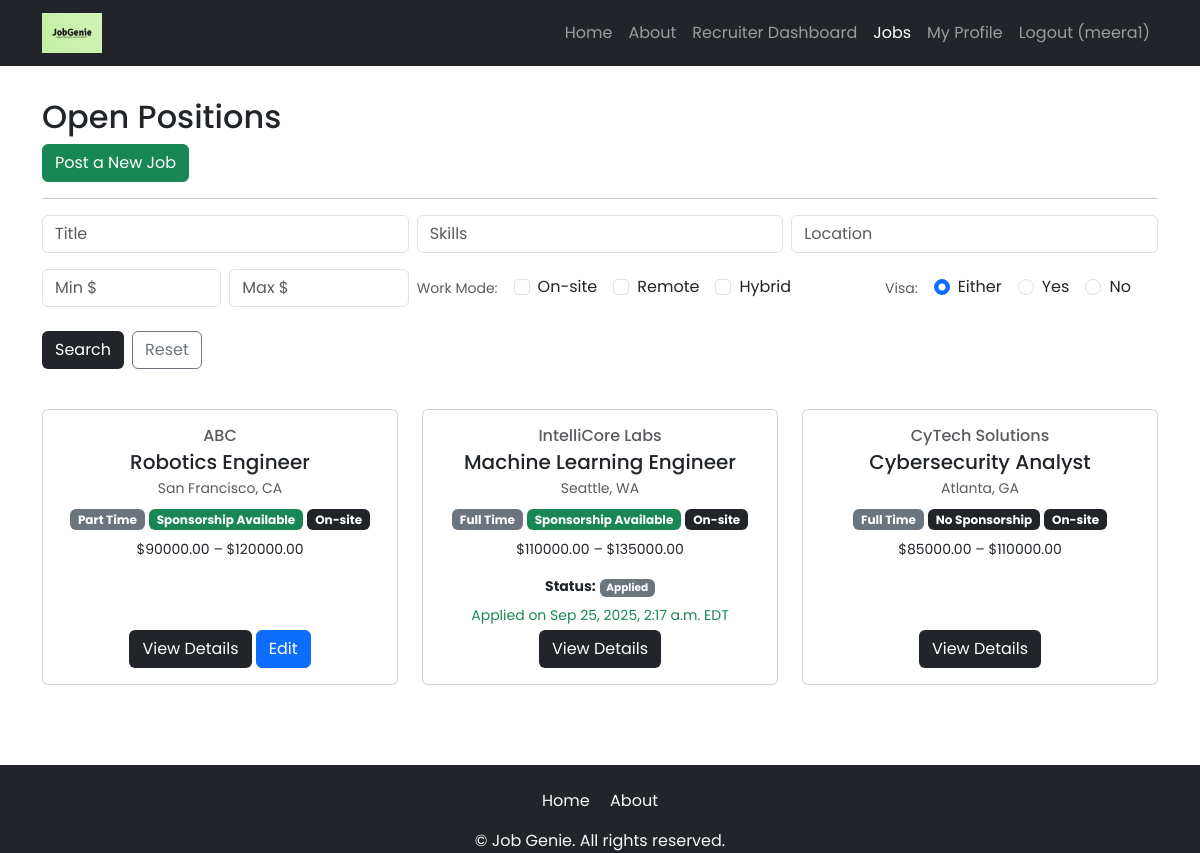
Page /jobs/ (signed in) on the committed database.
### jobs/models.py (models this page shows, shortened)
class Job(models.Model):
    JOB_TYPES = [
        ('FT', 'Full Time'),
        ('PT', 'Part Time'),
        ('IN', 'Internship'),
        ('CT', 'Contractor'),
    ]
    REMOTE_TYPES = [
        ('ON', 'On-site'),
        ('RE', 'Remote'),
        ('HY', 'Hybrid'),
    ]
    SPONSORSHIP_OPT = [
        ('YES', 'Sponsorship Available'),
        ('NO', 'No Sponsorship'),
    ]
    recruiter = models.ForeignKey(
    Recruiter,
    on_delete=models.CASCADE,
    related_name="jobs",
    null=True,
    blank=True
    )
    title = models.CharField(max_length=255)
    company_name = models.CharField(max_length=255, blank=True, default="")
    skills = models.TextField(help_text="List required skills, separated by commas", blank=True, default="")
    location = models.CharField(max_length=255)
    salary_min = models.DecimalField(max_digits=10, decimal_places=2, null=True, blank=True)
    salary_max = models.DecimalField(max_digits=10, decimal_places=2, null=True, blank=True)
    job_type = models.CharField(max_length=2, choices=JOB_TYPES)
    visa_sponsorship = models.CharField(max_length=3, choices=SPONSORSHIP_OPT, default='NO')
    remote_type = models.CharField(max_length=2, choices=REMOTE_TYPES, default='ON')
    created_at = models.DateTimeField(auto_now_add=True)
    updated_at = models.DateTimeField(auto_now=True)
    class Meta:
        indexes = [
            models.Index(fields=['job_type']),
            models.Index(fields=['remote_type']),
            models.Index(fields=['location']),
        ]
        ordering = ['-created_at']

class Application(models.Model):
    STATUS_CHOICES = [
        ('applied', 'Applied'),
        ('review', 'Review'),
        ('interview', 'Interview'),
        ('offer', 'Offer'),
        ('closed', 'Closed'),
    ]
    job = models.ForeignKey(Job, on_delete=models.CASCADE, related_name="applications")
    candidate = models.ForeignKey(settings.AUTH_USER_MODEL, on_delete=models.CASCADE, related_name="applications")
    note = models.TextField(blank=True)  # tailored note from candidate
    status = models.CharField(max_length=20, choices=STATUS_CHOICES, default='applied')
    applied_at = models.DateTimeField(auto_now_add=True)

### jobs/views.py (the view)
# urls.py: path('', JobListView.as_view(), name='job_list'),
class JobListView(ListView):
    model = Job
    template_name = 'jobs/job_list.html'
    context_object_name = 'jobs'
    paginate_by = 12
    def get_queryset(self):
        qs = Job.objects.all().order_by('-created_at')
        g = self.request.GET
        if g.get('title'):
            qs = qs.filter(title__icontains=g['title'])
        if g.get('location'):
            qs = qs.filter(location__icontains=g['location'])
        if g.get('skills'):
            raw = g['skills'].replace(',', ' ')
            tokens = [t.strip() for t in raw.split() if t.strip()]
            if tokens:
                qs = qs.filter(reduce(operator.or_, (Q(skills__icontains=t) for t in tokens)))
        job_types = g.getlist('job_type')
        if job_types:
            qs = qs.filter(job_type__in=job_types)
        remote_types = g.getlist('remote_type')
        if remote_types:
            qs = qs.filter(remote_type__in=remote_types)
        visa = g.get('visa')
        if visa in ('YES', 'NO'):
            qs = qs.filter(visa_sponsorship=visa)
        min_salary = g.get('min_salary')
        max_salary = g.get('max_salary')
        if min_salary:
            qs = qs.filter(Q(salary_max__isnull=True) | Q(salary_max__gte=min_salary))
        if max_salary:
            qs = qs.filter(Q(salary_min__isnull=True) | Q(salary_min__lte=max_salary))
        if self.request.user.is_authenticated:
            applied = Application.objects.filter(candidate=self.request.user)
            applied_dict = {app.job_id: app for app in applied}
            for job in qs:
                job.my_application = applied_dict.get(job.id)
        return qs
    def get_context_data(self, **kwargs):
        ctx = super().get_context_data(**kwargs)
        g = self.request.GET
        ctx['filter_form'] = JobFilterForm(g or None)
        ctx['selected_remote_types'] = g.getlist('remote_type')
        ctx['selected_visa'] = g.get('visa', '')
        return ctx

### jobs/forms.py
class JobFilterForm(forms.Form):
    title = forms.CharField(required=False)
    skills = forms.CharField(required=False, help_text="Separate skills with comma or space")
    location = forms.CharField(required=False)
    min_salary = forms.DecimalField(required=False, min_value=0)
    max_salary = forms.DecimalField(required=False, min_value=0)
    job_type = forms.MultipleChoiceField(
        required=False, choices=Job.JOB_TYPES, widget=forms.CheckboxSelectMultiple
    )
    remote_type = forms.MultipleChoiceField(
        required=False, choices=Job.REMOTE_TYPES, widget=forms.CheckboxSelectMultiple
    )
    visa = forms.ChoiceField(
        required=False,
        choices=[('', 'Either'), ('YES', 'Sponsorship available'), ('NO', 'No sponsorship')],
    )

### jobs/templates/jobs/job_list.html (shortened to what this page needs)
{% extends 'base.html' %}
{% load static %}
{% block content %}
<div class="p-3">
  <div class="container">
    <div class="row mt-3">
      <div class="col mx-auto mb-3">
        <h2>Open Positions</h2>
        {% if user.is_authenticated and user.recruiter_profile %}
          <div class="mb-3">
            <a href="{% url 'job_create' %}" class="btn btn-success">Post a New Job</a>
          </div>
        {% endif %}
        <hr />
        <form method="GET" class="mb-3">
          <div class="row g-2">
            <div class="col-12 col-md-4">
              <input type="text" class="form-control" name="title"
                     value="{{ request.GET.title }}" placeholder="Title">
            </div>
            <div class="col-12 col-md-4">
              <input type="text" class="form-control" name="skills"
                     value="{{ request.GET.skills }}" placeholder="Skills">
            </div>
            <div class="col-12 col-md-4">
              <input type="text" class="form-control" name="location"
                     value="{{ request.GET.location }}" placeholder="Location">
            </div>
          </div>
          <div class="row g-2 mt-2 align-items-center">
            <div class="col-12 col-md-4 d-flex gap-2">
              <input type="number" step="0.01" class="form-control" name="min_salary"
                     value="{{ request.GET.min_salary }}" placeholder="Min $">
              <input type="number" step="0.01" class="form-control" name="max_salary"
                     value="{{ request.GET.max_salary }}" placeholder="Max $">
            </div>
            <div class="col-12 col-md-5 d-flex flex-wrap align-items-center gap-3">
              <div class="small text-muted">Work Mode:</div>
              <label class="form-check">
                <input class="form-check-input" type="checkbox" name="remote_type" value="ON"
                       {% if 'ON' in selected_remote_types %}checked{% endif %}>
                <span class="form-check-label">On-site</span>
              </label>
              <label class="form-check">
                <input class="form-check-input" type="checkbox" name="remote_type" value="RE"
                       {% if 'RE' in selected_remote_types %}checked{% endif %}>
                <span class="form-check-label">Remote</span>
              </label>
              <label class="form-check">
                <input class="form-check-input" type="checkbox" name="remote_type" value="HY"
                       {% if 'HY' in selected_remote_types %}checked{% endif %}>
                <span class="form-check-label">Hybrid</span>
              </label>
            </div>
            <div class="col-12 col-md-3 d-flex flex-wrap align-items-center gap-3">
              <div class="small text-muted">Visa:</div>
              <label class="form-check">
                <input class="form-check-input" type="radio" name="visa" value=""
                       {% if not selected_visa %}checked{% endif %}>
                <span class="form-check-label">Either</span>
              </label>
              <label class="form-check">
                <input class="form-check-input" type="radio" name="visa" value="YES"
                       {% if selected_visa == 'YES' %}checked{% endif %}>
                <span class="form-check-label">Yes</span>
              </label>
              <label class="form-check">
                <input class="form-check-input" type="radio" name="visa" value="NO"
                       {% if selected_visa == 'NO' %}checked{% endif %}>
                <span class="form-check-label">No</span>
              </label>
            </div>
          </div>
          <div class="row g-2 mt-3">
            <div class="col-12 d-flex gap-2">
              <button class="btn bg-dark text-white" type="submit">Search</button>
              <a class="btn btn-outline-secondary" href="{% url 'job_list' %}">Reset</a>
            </div>
          </div>
        </form>
        <div class="row row-cols-1 row-cols-sm-2 row-cols-lg-3 row-cols-xxl-4 g-4 mt-2">
          {% for job in jobs %}
            <div class="col">
              <div class="card h-100 p-3 text-center">
                <h6 class="text-muted mb-1">{{ job.company_name }}</h6>
                <h5 class="mb-1">{{ job.title }}</h5>
                <div class="small text-muted mb-2">{{ job.location }}</div>
                <div class="mb-2">
                  <span class="badge bg-secondary">{{ job.get_job_type_display }}</span>
                  <span class="badge {% if job.visa_sponsorship == 'YES' %}bg-success{% else %}bg-dark{% endif %}">
                    {{ job.get_visa_sponsorship_display }}
                  </span>
                  {% if job.remote_type %}
                    <span class="badge bg-dark">{{ job.get_remote_type_display }}</span>
                  {% endif %}
                </div>
                {% if job.salary_min or job.salary_max %}
                  <div class="small mb-3">
                    ${{ job.salary_min|default:"?" }} – ${{ job.salary_max|default:"?" }}
                  </div>
                {% endif %}
                {% if job.my_application %}
                  <div class="small mb-2">
                    <strong>Status:</strong>
                    <span class="badge
                      {% if job.my_application.status == 'applied' %} bg-secondary
                      {% elif job.my_application.status == 'review' %} bg-info text-dark
                      {% elif job.my_application.status == 'interview' %} bg-warning text-dark
                      {% elif job.my_application.status == 'offer' %} bg-success
                      {% elif job.my_application.status == 'closed' %} bg-danger
                      {% else %} bg-dark
                      {% endif %}
                    ">
                      {{ job.my_application.get_status_display }}
                    </span>
                  </div>
                  <div class="small text-success mb-1">
                    Applied on {{ job.my_application.applied_at|date:"M j, Y, g:i a T" }}
                  </div>
                {% endif %}
                <div class="mt-auto">
                  <a href="{% url 'job_detail' job.pk %}" class="btn bg-dark text-white">
                    View Details
                  </a>
                  {% if user.is_authenticated and user.recruiter_profile == job.recruiter %}
                    <a href="{% url 'job_edit' job.pk %}" class="btn btn-primary">Edit</a>
                  {% endif %}
                </div>
              </div>
            </div>
          {% empty %}
            <div class="col">
              <div class="alert alert-light border w-100">No jobs found.</div>
            </div>
          {% endfor %}
        </div>
    </div>
  </div>
</div>
{% endblock content %}

### jobgenie/templates/base.html (shortened to what this page needs)
<!DOCTYPE html>
<html>
{% load static %}
<head>
    <link href="https://cdn.jsdelivr.net/npm/bootstrap@5.3.3/dist/css/bootstrap.min.css" rel="stylesheet"
>
    <link rel="stylesheet" href="https://cdnjs.cloudflare.com/ajax/libs/font-awesome/6.1.1/css/all.min.css">
    <link rel="stylesheet" type="text/css" href="{% static 'css/style.css' %}">
</head>
<body>
    <header>
        <nav class="navbar navbar-expand-lg navbar-dark bg-dark">
            <div class="container">
                <a class="navbar-brand" href="{% url 'home.index' %}">
                    <img src="{% static 'img/logo.png' %}" alt="logo" height="40" />
                </a>
                <div class="collapse navbar-collapse" id="navbarNav">
                    <ul class="navbar-nav ms-auto">
                        <li class="nav-item">
                            <a class="nav-link {% if request.resolver_match.url_name == 'home.index' %}active{% endif %}"
                                href="{% url 'home.index' %}">Home</a>
                        </li>
                        <li class="nav-item">
                            <a class="nav-link {% if request.resolver_match.url_name == 'home.about' %}active{% endif %}"
                                href="{% url 'home.about' %}">About</a>
                        </li>
                        <li class="nav-item">
                            {% if user.is_authenticated %}
                                {% if user.recruiter_profile %}
                                    <a class="nav-link" href="{% url 'recruiters:dashboard' %}">Recruiter Dashboard</a>
                                {% else %}
                                    <a class="nav-link" href="{% url 'recruiters:become_recruiter' %}">Become a Recruiter</a>
                                {% endif %}
                            {% else %}
                                <a class="nav-link" href="{% url 'accounts.login' %}?next={% url 'recruiters:become_recruiter' %}">Become a Recruiter</a>
                            {% endif %}
                        </li>
                        <li class="nav-item">
                            <a class="nav-link {% if request.path|slice:':6' == '/jobs/' %}active{% endif %}"
                                href="{% url 'job_list' %}">
                                Jobs
                            </a>
                        </li>
                        {% if user.is_authenticated %}
                        <a class="nav-link" href="{% url 'profiles:view_profile' %}">My Profile</a>
                        <a class="nav-link" href="{% url 'accounts.logout' %}">Logout ({{user.username }})</a>
                        {% else %}
                        <a class="nav-link" href="{% url 'accounts.login' %}">Login</a>
                        <a class="nav-link" href="{% url 'accounts.signup' %}">Sign Up</a>
                        {% endif %}
                    </ul>
                </div>
            </div>
        </nav>
    </header>
    <div>
        {% block content %}
        {% endblock content %}
    </div>
    <footer class="bg-dark text-light pt-4 mt-5">
        <div class="container text-center">
            <div class="mb-3">
                <a href="{% url 'home.index' %}" class="text-light text-decoration-none me-3">Home</a>
                <a href="{% url 'home.about' %}" class="text-light text-decoration-none">About</a>
            </div>
            <p class="mb-0">&copy; {{ now|date:"Y" }} Job Genie. All rights reserved.</p>
        </div>
    </footer>
</body>
</html>

### jobgenie/static/css/style.css (style rules this page uses)
body { font-family: 'Poppins', sans-serif; }
.navbar-brand { font-size: 1.4rem; letter-spacing: 1px; }

### rows in the picture
Job: company_name "ABC", title "Robotics Engineer", location "San Francisco, CA", job_type "Part Time", visa_sponsorship "Sponsorship Available", remote_type "On-site", salary_min "90000.00", salary_max "120000.00", shows "Edit"
Job: company_name "IntelliCore Labs", title "Machine Learning Engineer", location "Seattle, WA", job_type "Full Time", visa_sponsorship "Sponsorship Available", remote_type "On-site", salary_min "110000.00", salary_max "135000.00", my_application.status "Applied", my_application.applied_at "Sep 25, 2025, 2:17 a.m. EDT"
Job: company_name "CyTech Solutions", title "Cybersecurity Analyst", location "Atlanta, GA", job_type "Full Time", visa_sponsorship "No Sponsorship", remote_type "On-site", salary_min "85000.00", salary_max "110000.00"

### other values in the picture
{{ user.username }} "meera1"
